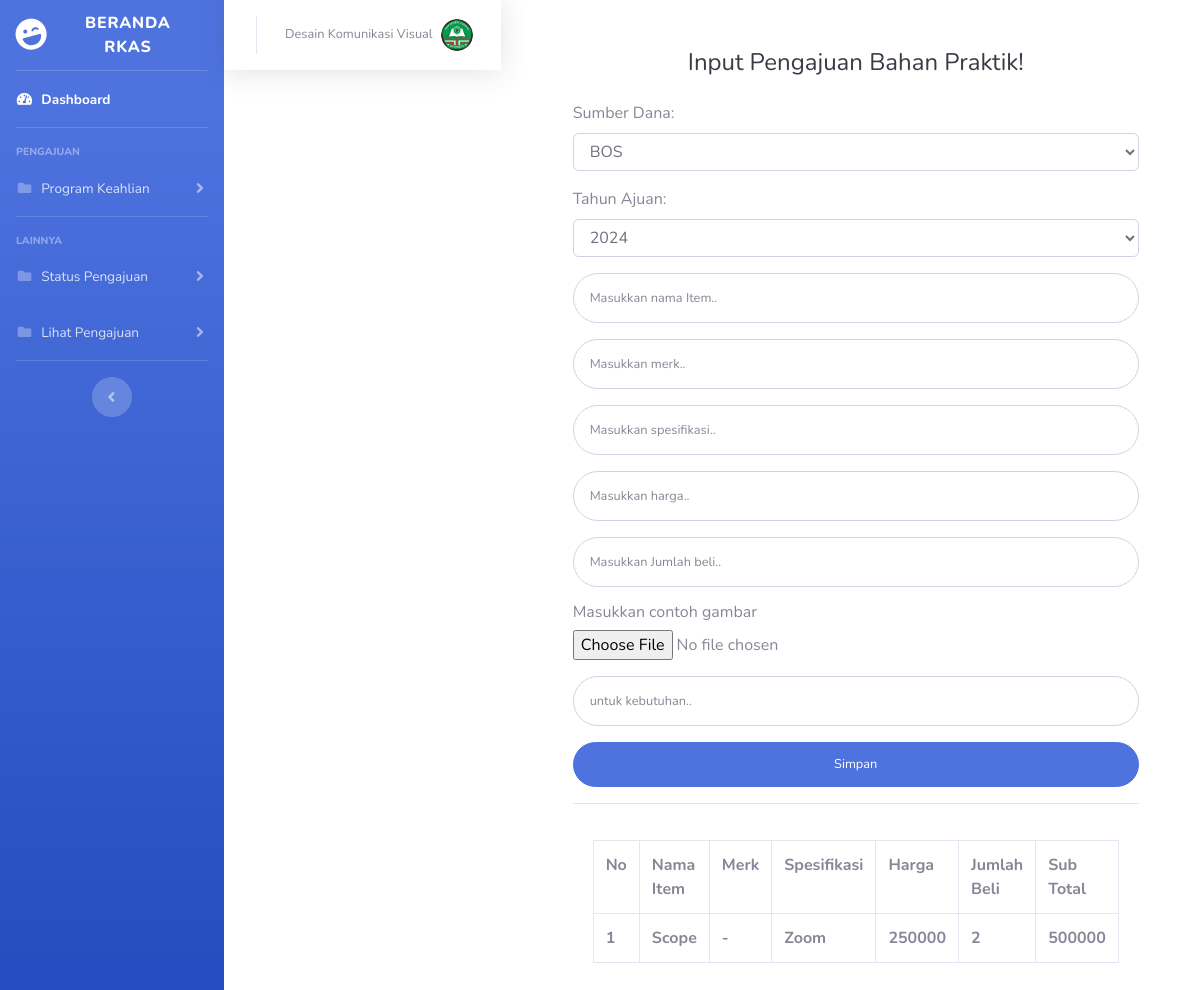
Page /rkas/alat_bahanjurusan.php?id=6083232 on the earlier database version.
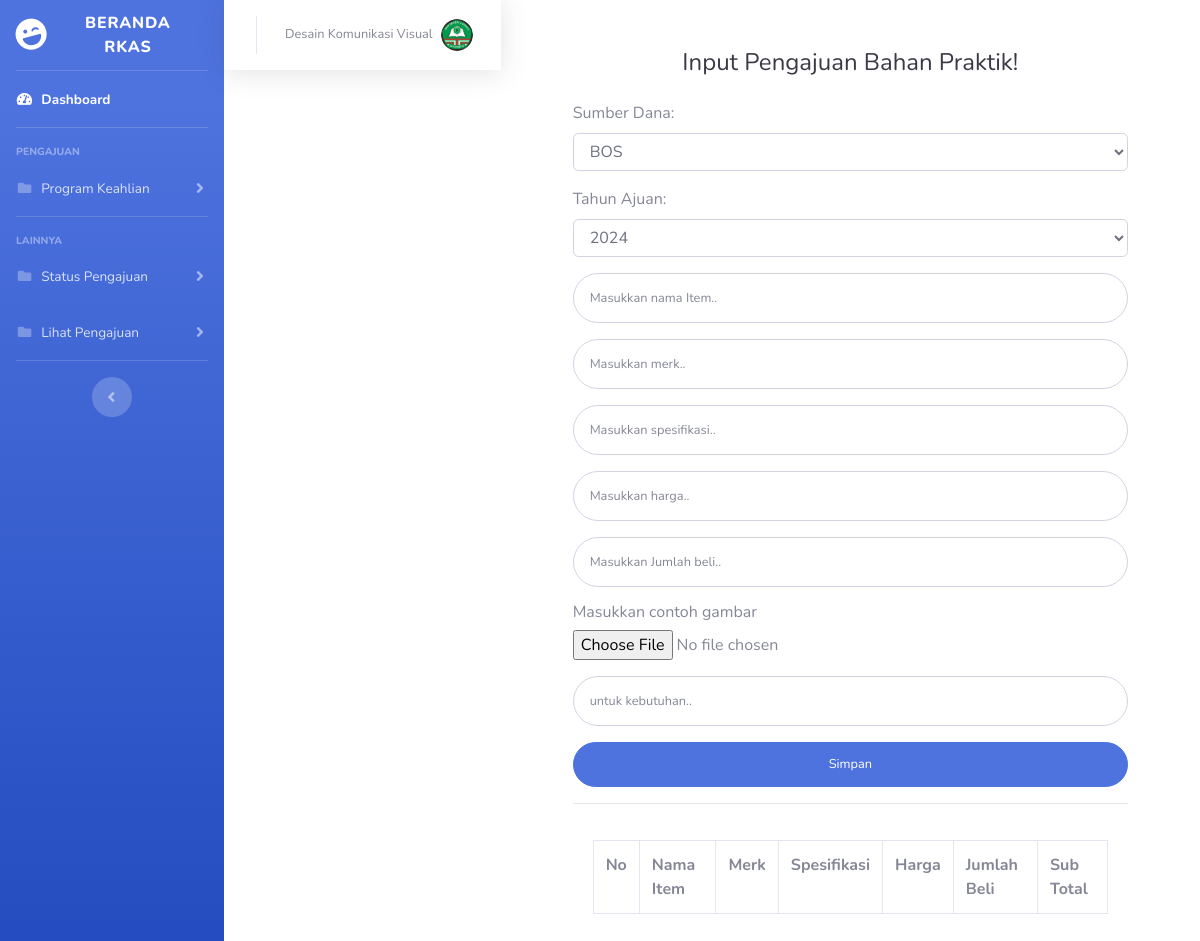
Same page on the later database version.
### tables this page shows
CREATE TABLE `tb_user` (
  `id_user` int(10) NOT NULL,
  `nama_user` varchar(60) NOT NULL,
  `nama` char(100) NOT NULL,
  `password` varchar(100) NOT NULL,
  `id_bagian` int(4) NOT NULL,
  `status` varchar(30) NOT NULL
);

CREATE TABLE `tb_bahan` (
  `id_bahan` int(11) NOT NULL,
  `sumber_dana` varchar(10) NOT NULL,
  `tahun_ajuan` int(4) NOT NULL,
  `item` varchar(50) NOT NULL,
  `merk` varchar(50) NOT NULL,
  `spesifikasi` varchar(50) NOT NULL,
  `harga` int(10) NOT NULL,
  `qty` int(20) NOT NULL,
  `contoh_gambar` varchar(50) NOT NULL,
  `kebutuhan_untuk` text NOT NULL,
  `jurusan` char(50) NOT NULL,
  `status` varchar(50) NOT NULL
);

### rkas/alat_bahanjurusan.php (the view, shortened to what the changed rows need)
<?php
include "koneksi.php";
$id = $_GET['id'];
$sql1 = mysqli_query($conn, "SELECT * FROM tb_user WHERE id_user='$id'");
$id = $_GET['id'];
if ($id == 356758684) {
    $jurusan =  'Mekatronika';
    $profil = '<img class="img-profile rounded-circle" src="img/logomeka.png">';
}
elseif ($id == 287839666) {
    $jurusan =  'PPLG';
    $profil = '<img class="img-profile rounded-circle" src="img/logorpl.png">';
}
elseif ($id == 499308321) {
    $jurusan =  'Kimia';
    $profil = '<img class="img-profile rounded-circle" src="img/logokimia.png">';
}
elseif ($id == 257802071) {
    $jurusan =  'Animasi';
    $profil = '<img class="img-profile rounded-circle" src="img/logoanimasi.png">';
}
elseif ($id == 6083232) {
    $jurusan =  'DKV';
    $profil = '<img class="img-profile rounded-circle" src="img/logodkv.png">';
}
elseif ($id == 899055276) {
    $jurusan =  'Pemesinan';
    $profil = '<img class="img-profile rounded-circle" src="img/logomesin.png">';
}
$sql = mysqli_query($conn, "SELECT * FROM tb_bahan WHERE jurusan = '$jurusan'");
?>
<!DOCTYPE html>
<html lang="en">
<head>
    <link href="vendor/fontawesome-free/css/all.min.css" rel="stylesheet" type="text/css">
    <link href="css/sb-admin-2.css" rel="stylesheet">
</head>
<body id="page-top">
    <div id="wrapper">
        <nav class="navbar navbar-expand navbar-light bg-white topbar mb-4 static-top shadow">
                    <ul class="navbar-nav ml-auto">
                        <li class="nav-item dropdown no-arrow">
                            <a class="nav-link dropdown-toggle" href="#" id="userDropdown" role="button"
                                data-toggle="dropdown" aria-haspopup="true" aria-expanded="false">
                                <span class="mr-2 d-none d-lg-inline text-gray-600 small"><?php foreach ($sql1 as $row) :
                                echo $row['nama'];
                                    endforeach;
                                    ?></span>
                                <?= $profil ?>
                            </a>
                        </li>
                    </ul>
                </nav>
        <div class="container">
        <div class="p-5">
                            <div class="text-center">
                                <h1 class="h4 text-gray-900 mb-4">Input Pengajuan Bahan Praktik!</h1>
                            </div>
                            <div class="card-body">
                        <div class="table-responsive">
                                <table class="table table-bordered" id="dataTable" width="100%" cellspacing="0">
                                <tr>
                                            <th>No</th>
                                            <th>Nama Item</th>
                                            <th>Merk</th>
                                            <th>Spesifikasi</th>
                                            <th>Harga</th>
                                            <th>Jumlah Beli</th>
                                            <th>Sub Total</th>
                                    </tr>
                                    <?php $no = 0;?>
                                    <?php foreach ($sql as $row) : ?>
                                    <tr>
                                    <th><?php $no += 1; echo $no;?></th>
                                    <th><?= $row["item"];?></th>
                                    <th><?= $row["merk"];?></th>
                                    <th><?= $row["spesifikasi"];?></th>
                                    <th><?= $row["harga"];?></th>
                                    <th><?= $row["qty"];?></th>
                                    <th><?= $subtotal = $row["harga"] * $row["qty"];?></th>
                                    </tr>
                                    <?php endforeach;
                                ?>
                                </table>
                        </div>
</body>
</html>

Differences in the rows shown:
removed tb_bahan: item "Scope", merk "-", spesifikasi "Zoom", harga "250000", qty "2", $subtotal = $row["harga"] * $row["qty"] "500000"
